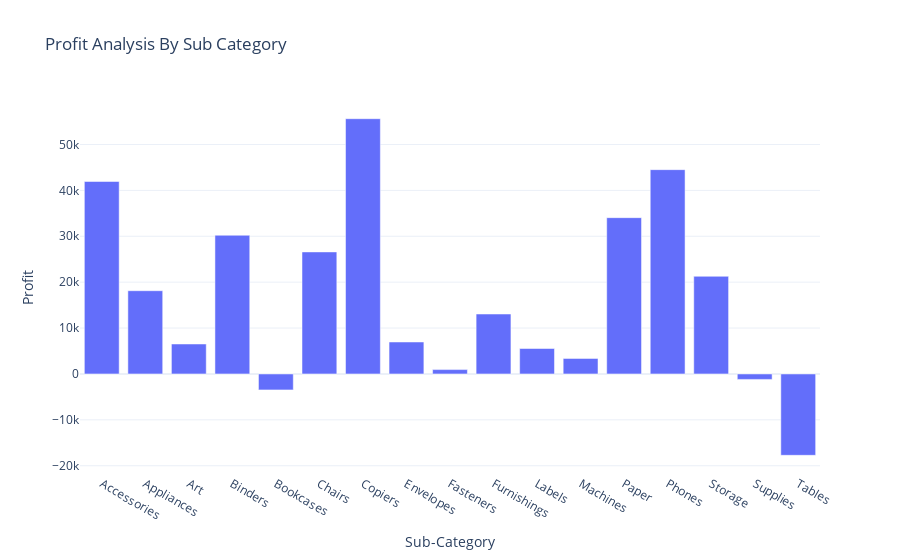

Source (notebook cell):
### Markdown cell above
# Profit by subcategory

### Code cell
profit_by_subcategory = data.groupby('Sub-Category')['Profit'].sum().reset_index()

fig = px.bar(profit_by_subcategory,
              x='Sub-Category',
              y='Profit',
              title='Profit Analysis By Sub Category')

fig.show()

### Figure 1 — Plotly figure (JSON) as saved in the notebook; plotly's stock layout.template omitted (floating-point values rounded to 4 significant figures)
{"data": [{"hovertemplate": "Sub-Category=%{x}<br>Profit=%{y}<extra></extra>", "legendgroup": "", "marker": {"color": "#636efa", "pattern": {"shape": ""}}, "name": "", "orientation": "v", "showlegend": false, "textposition": "auto", "type": "bar", "x": ["Accessories", "Appliances", "Art", "Binders", "Bookcases", "Chairs", "Copiers", "Envelopes", "Fasteners", "Furnishings", "Labels", "Machines", "Paper", "Phones", "Storage", "Supplies", "Tables"], "xaxis": "x", "y": [41940.0, 18140.0, 6528.0, 30220.0, -3473.0, 26590.0, 55620.0, 6964.0, 949.5, 13060.0, 5546.0, 3385.0, 34050.0, 44520.0, 21280.0, -1189.0, -17730.0], "yaxis": "y"}], "layout": {"barmode": "relative", "legend": {"tracegroupgap": 0}, "title": {"text": "Profit Analysis By Sub Category"}, "xaxis": {"anchor": "y", "domain": [0, 1], "title": {"text": "Sub-Category"}}, "yaxis": {"anchor": "x", "domain": [0, 1], "title": {"text": "Profit"}}}}
